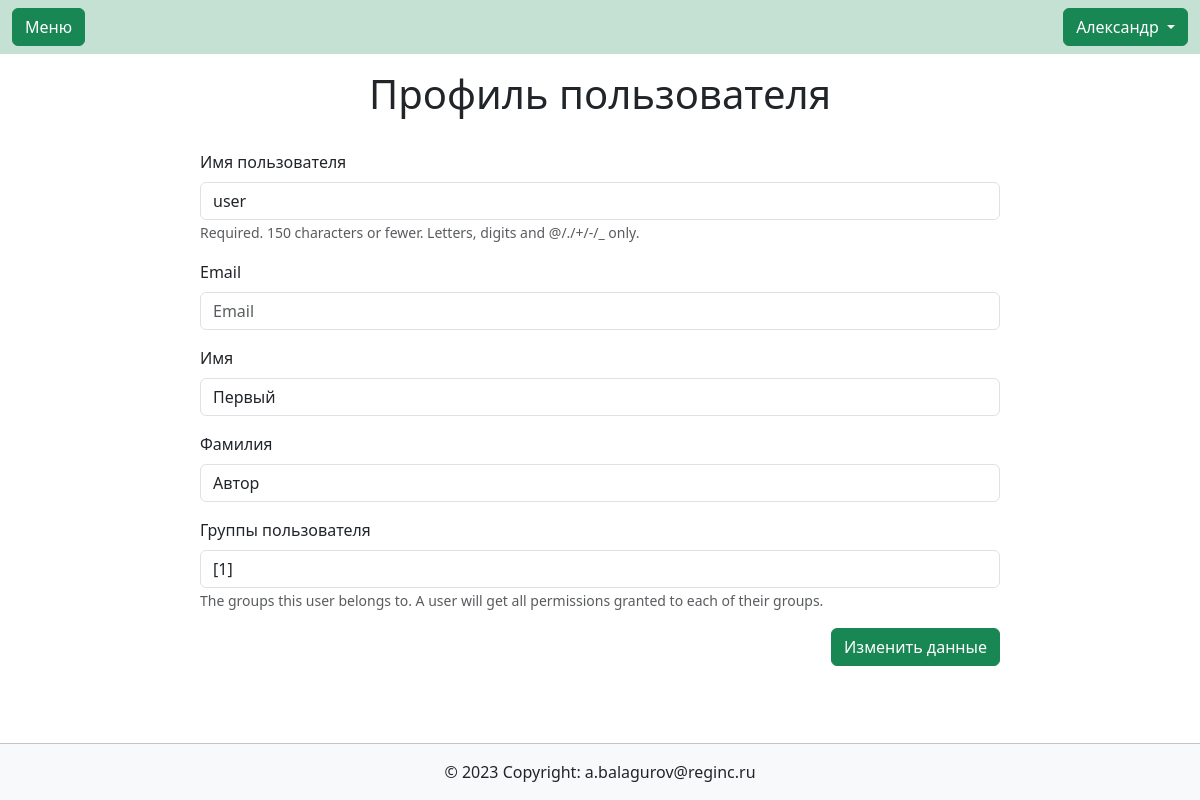
Page /users/profile/2/ (signed in) on the committed database.
### users/models.py (models this page shows, shortened)
class User(AbstractUser):
    description = models.CharField(max_length=150, blank=True, verbose_name='Занимаемая должность',)
    class Meta:
        verbose_name_plural = 'Пользователи'
        default_permissions = ()
        permissions = [
            ('edit_profile', 'Сan change his profile data'),
            ('user_administration', 'Can add, change and delete user data')
        ]

### users/views.py (the view)
# urls.py: path('profile/', views.profile, name='profile'),
@permission_required('users.edit_profile', raise_exception=True)
def profile(request, id=None):
    if request.method == 'POST':
        if id is not None and request.user.has_perm('users.user_administration'):
            instance = User.objects.get(pk=id)
            form = AdminCustumUserChangeForm(request.POST, instance=instance)
            if form.is_valid():
                form.save()
                return redirect('users:listusers', permanent=True)
        else:
            instance = request.user
            form = CustumUserChangeForm(request.POST, instance=instance)
            if form.is_valid():
                form.save()
                return redirect('users:profile', permanent=True)
    else:
        if id is not None and request.user.has_perm('users.user_administration'):
            instance = User.objects.get(pk=id)
            form = AdminCustumUserChangeForm(instance=instance)
        else:
            instance = request.user
            form = CustumUserChangeForm(instance=instance)
    return render(request, 'users/profile.html', {'form': form, 'customer': instance})

### users/forms.py
class AdminCustumUserChangeForm(forms.ModelForm):
    class Meta:
        model = get_user_model()
        fields = ['username', 'email', 'first_name', 'last_name', 'groups']
        labels = {
            'username': 'Имя пользователя',
            'email': 'Email',
            'first_name': 'Имя',
            'last_name': 'Фамилия',
            'groups': 'Группы пользователя',
        }
        widgets = {
            'username': forms.TextInput(),
            'email': forms.TextInput(),
            'first_name': forms.TextInput(),
            'last_name': forms.TextInput(),
            'groups': Select2MultipleWidget(),
        }

### users/templates/users/profile.html (shortened to what this page needs)
{% extends  'base.html' %}
{% load bootstrap5 %}
{% block content %}
<h1 class="text-center py-3">Профиль пользователя</h1>
<form class="form col-10 col-lg-8 mx-auto py-2" method="POST">
    {% bootstrap_form form %}
    {% bootstrap_button "Изменить данные" button_type="submit" button_class="btn-success float-end" %}
</form>
{% endblock content %}

### all_apps/templates/header.html (shortened to what this page needs)
{% load bootstrap_icons %}
<nav class="navbar navbar-expand-lg navbar-light" style="background-color: #C5E1D4;">
    <div class="container-fluid">
        <a class="btn btn-success" data-bs-toggle="offcanvas" href="#offcanvasExample" role="button" aria-controls="offcanvasExample">
            {% bs_icon 'list' size='1.5em' %} Меню
        </a>
        {% if user.is_authenticated %}
            <div class="dropdown ms-3" style="background-color: #C5E1D4;">
                <button class="btn btn-success dropdown-toggle" id="bd-versions" data-bs-toggle="dropdown" aria-expanded="false" data-bs-display="static">
                    {{ user.last_name }} {{ user.first_name }}
                </button>
            </div>
        {% endif %}
    </div>
  </nav>

### main/static/main/css/style.css (style rules this page uses)
body { min-height: 100vh; position: relative; margin: 0; padding-bottom: 55px; box-sizing: border-box; }

### rows in the picture
User: first_name "Александр"
User: username "user", first_name "Первый", last_name "Автор"
